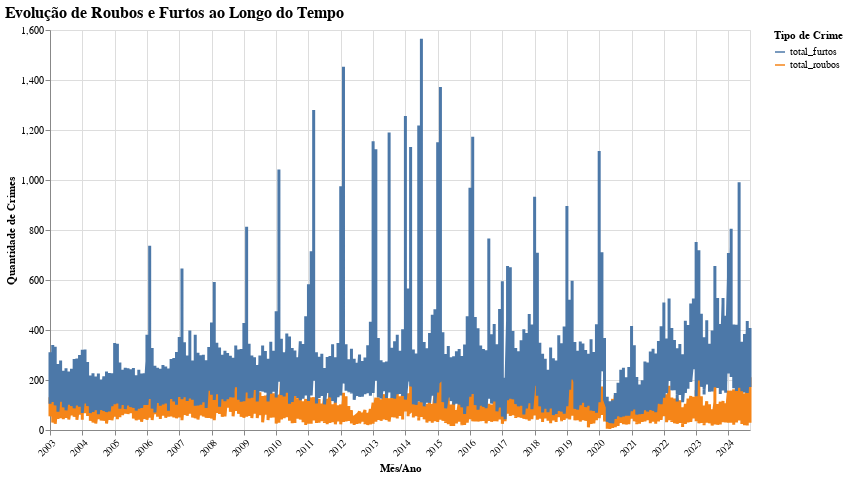

Notebook source saved alongside this figure:
### Markdown cell above
Aqui colocamos em percentuais para conseguirmos comparar a representatividade dos roubos em cada bairro, vendo seus destaques e especificidades.

### Code cell
# Ajustando os dados para incluir o total combinado de roubos e furtos
df_zona_sul['total_crimes'] = df_zona_sul['total_roubos'] + df_zona_sul['total_furtos']

# Gráfico principal com roubos, furtos e total combinado
grafico_linha = alt.Chart(df_zona_sul).transform_fold(
    ['total_roubos', 'total_furtos'],
    as_=['Tipo de Crime', 'Quantidade']
).mark_line(strokeWidth=3).encode(
    x=alt.X('mes_ano:T', title='Mês/Ano', axis=alt.Axis(labelAngle=-45)),
    y=alt.Y('Quantidade:Q', title='Quantidade de Crimes', scale=alt.Scale(zero=False)),
    color=alt.Color('Tipo de Crime:N', title='Tipo de Crime'),
    tooltip=['mes_ano:T', 'Tipo de Crime:N', 'Quantidade:Q']
).properties(
    width=700,
    height=400,
    title='Evolução de Roubos e Furtos ao Longo do Tempo'
).configure_title(
    fontSize=16,
    anchor='start'
)

grafico_linha.show()

### Figure 1 — Vega-Lite specification as saved in the notebook (floating-point values rounded to 4 significant figures; data arrays with more than 128 entries replaced by an {"elided": "..."} marker saying what was removed)
{"config": {"view": {"continuousWidth": 300, "continuousHeight": 300}, "title": {"anchor": "start", "fontSize": 16}}, "data": {"name": "data-f0bfc19be33b305f2bd55ebf3d69bd62"}, "mark": {"type": "line", "strokeWidth": 3}, "encoding": {"color": {"field": "Tipo de Crime", "title": "Tipo de Crime", "type": "nominal"}, "tooltip": [{"field": "mes_ano", "type": "temporal"}, {"field": "Tipo de Crime", "type": "nominal"}, {"field": "Quantidade", "type": "quantitative"}], "x": {"axis": {"labelAngle": -45}, "field": "mes_ano", "title": "Mês/Ano", "type": "temporal"}, "y": {"field": "Quantidade", "scale": {"zero": false}, "title": "Quantidade de Crimes", "type": "quantitative"}}, "height": 400, "title": "Evolução de Roubos e Furtos ao Longo do Tempo", "transform": [{"fold": ["total_roubos", "total_furtos"], "as": ["Tipo de Crime", "Quantidade"]}], "width": 700, "$schema": "https://vega.github.io/schema/vega-lite/v5.20.1.json", "datasets": {"data-f0bfc19be33b305f2bd55ebf3d69bd62": {"elided": "1566 records"}}}
